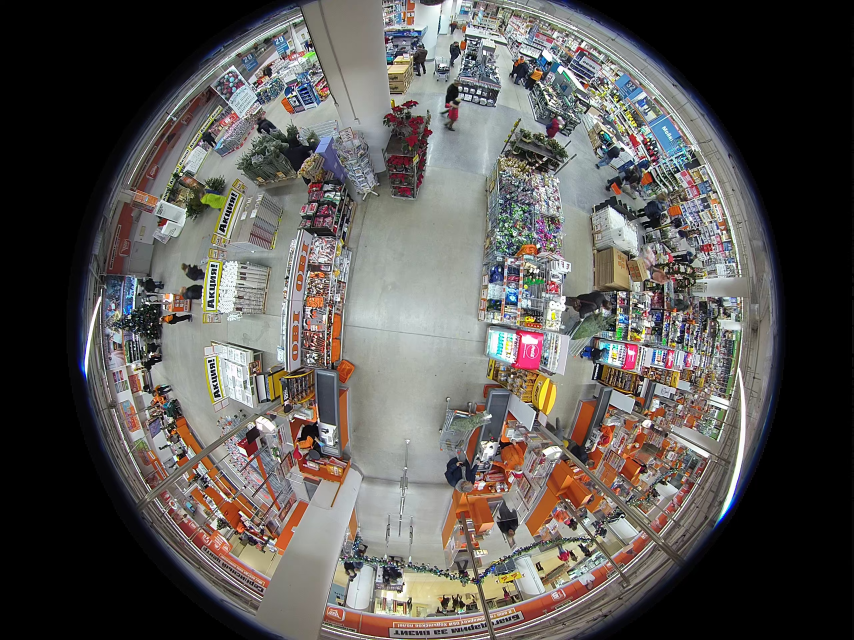
#> input picture images/camera_1.jpg, 2560 x 1920 px (shown at 1/3 size); its folder holds 2 pictures in this run
$ python main.py
#> lines starting #> are read from the running program, lines starting #| are printed output that depends on the picture; after the words box and inside, x2 and y2 are one past the last pixel; in counts of white or black regions, pixels touching at a corner belong together
#!/usr/bin/env python3
# -*- coding: utf-8 -*-
"""
Created on Tue Feb 22 14:28:43 2022

@author: vedenev
"""

import cv2
import numpy as np
import matplotlib.pyplot as plt

DEBUG_PLOT = True

IMAGES_DIR = 'images'

file_1 = IMAGES_DIR + '/' + 'camera_1.jpg'
file_2 = IMAGES_DIR + '/' + 'camera_2.jpg'

SHIFT_1_X = -300
SHIFT_1_Y = 0


DIM = (2560, 1920) # input video dimetions, (width, height)
K = np.array([[660.6883514485156, 0.0, 1294.1580197345322], [0.0, 661.8183036998079, 985.5144341662063], [0.0, 0.0, 1.0]]) # final camera marix constants (focus and shifts)
D = np.array([[-0.01393423897472937], [-0.009833220533829656], [0.006403434693351997], [-0.0018652582823445753]]) # camera distortion coefficients

h_celing = 5.3 # meight of the camera (= height of the celing) in meters

def meshgrid_maps_float32(shape_t):
    # return meshgrid maps in float32 format
    # input: shape_t=(height, widht) - shape request for meshgrid mapms
    # output: X_pixels_f32, Y_pixels_f32 - meshgrid maps
    x_pixels = np.arange(shape_t[1])
    y_pixels = np.arange(shape_t[0])
    X_pixels, Y_pixels = np.meshgrid(x_pixels, y_pixels)
    X_pixels_f32 = X_pixels.astype(np.float32)
    Y_pixels_f32 = Y_pixels.astype(np.float32)

    return X_pixels_f32, Y_pixels_f32

def imshow_rgb(image_bgr):
    image = cv2.cvtColor(image_bgr, cv2.COLOR_BGR2RGB)
    plt.imshow(image)


def get_mask_contour(point_1, point_2, height, width):
    mask = np.zeros((height, width), np.uint8)
    vector = point_1 - point_2
    vector = vector / np.sqrt(np.sum(vector**2))
    center = (point_1 + point_2) / 2
    vector = vector.flatten()
    center = center.flatten()
    x = np.arange(width).astype(np.float32)
    y = np.arange(height).astype(np.float32)
    X, Y = np.meshgrid(x, y)
    dX = X - center[0]
    dY = Y - center[1]
    prod = dX * vector[0] + dY * vector[1]
    condition = prod >= 0
    mask[condition] = 255

    contours, hierarchy = cv2.findContours(mask.copy(),  cv2.RETR_EXTERNAL, cv2.CHAIN_APPROX_SIMPLE)
    contour = contours[0]

    # reduce number of vertices to 4
    peri = cv2.arcLength(contour, True)
    vertices = cv2.approxPolyDP(contour, 0.05 * peri, True)
    vertices = vertices[:, 0, :]

    # [4 lines of commented-out code are left out]


    return vertices, mask

def plot_cotour(contour):
    contour_2 = np.concatenate((contour, contour[-1:,:]), axis=0)
    plt.plot(contour_2[:, 0], contour_2[:, 1], 'b.-')


def floor_to_fisheye(X_floor, Y_floor):

    global h_celing
    global D
    global K

    Z_floor = h_celing * np.ones_like(X_floor) # distance between camera and floow

    # X_floor, Y_floor, Z_floor - coodrinatis of floor plane relative to camera in meters

    X = X_floor
    Y = Y_floor
    Z = Z_floor


    a = X / Z
    b = Y / Z
    r = np.sqrt(a**2 + b**2)
    theta = np.arctan(r)
    theta_d = theta * (1.0 + D[0] * theta**2 + D[1] * theta**4 + D[2] * theta**6 + D[3] * theta**8)

    xs = theta_d * a / r
    ys = theta_d * b / r

    x = K[0,0]*xs + K[0,2]
    y = K[1,1]*ys + K[1,2]

    x[Z<0] = 0.0
    y[Z<0] = 0.0

    # to insure that it is float32 type:
    x = x.astype(np.float32)
    y = y.astype(np.float32)

    return x, y


def combine(image_1, image_2, mask_1):
    mask_1_f32 = mask_1.astype(np.float32) / 255.0
    mask_2_f32 = 1 - mask_1_f32
    image_1_f32 = image_1.astype(np.float32)
    image_2_f32 = image_2.astype(np.float32)
    combined_f32 = np.zeros_like(image_1_f32)
    combined_f32[:, :, 0] = mask_1_f32 * image_1_f32[:, :, 0] + mask_2_f32 * image_2_f32[:, :, 0]
    combined_f32[:, :, 1] = mask_1_f32 * image_1_f32[:, :, 1] + mask_2_f32 * image_2_f32[:, :, 1]
    combined_f32[:, :, 2] = mask_1_f32 * image_1_f32[:, :, 2] + mask_2_f32 * image_2_f32[:, :, 2]
    combined = combined_f32.astype(np.uint8)
    return combined


# here: central part of the video will be rectified
# resolution of the output video
h = 1500 # height
w = 1500 # widht
# h == w

field_size = 50.0 # central fild size, in meters, field_size x field_size

#angle_rotation_degrees = 40.0 # rotate view in horizontal plane at this angle, in degrees
#angle_rotation = np.pi * angle_rotation_degrees / 180.0

X_floor_1_0, Y_floor_1_0 = meshgrid_maps_float32((h, w))
# nirmalize and shift to center:
X_floor_1 = field_size * (X_floor_1_0 - X_floor_1_0[h//2, w //2] + SHIFT_1_X) / h
Y_floor_1 = field_size * (Y_floor_1_0 - Y_floor_1_0[h//2, w //2] + SHIFT_1_Y) / h

x1, y1 = floor_to_fisheye(X_floor_1, Y_floor_1)


X_floor_2_0, Y_floor_2_0 = meshgrid_maps_float32((h, w))

# rotate at 90 gerees:
X_floor_2_1 = -(Y_floor_2_0 - Y_floor_2_0[h//2, w //2]) + X_floor_2_0[h//2, w //2]
Y_floor_2_1 = (X_floor_2_0 - X_floor_2_0[h//2, w //2]) + Y_floor_2_0[h//2, w //2]

X_floor_2 = field_size * (X_floor_2_1 - X_floor_2_0[h//2, w //2]) / h
Y_floor_2 = field_size * (Y_floor_2_1 - Y_floor_2_0[h//2, w //2]) / h

x2, y2 = floor_to_fisheye(X_floor_2, Y_floor_2)


points_1 = np.asarray([[419.5, 724.4],
                       [351.5, 424.5],
                       [533.1, 665.5],
                       [367.1, 913.6]], np.float32)

points_1[:, 0] -= SHIFT_1_X
points_1[:, 1] -= SHIFT_1_Y

points_2 = np.asarray([[893.4, 754.4],
                       [967.7, 556.1],
                       [1007.7, 755.7],
                       [734.0, 887.9]], np.float32)


frame_1 = cv2.imread(file_1)
#> frame_1 is the input picture: shape (1920, 2560, 3); mean B, G, R 85.1, 88.2, 91.7
frame_1_unroled = cv2.remap(frame_1, x1, y1, cv2.INTER_CUBIC)
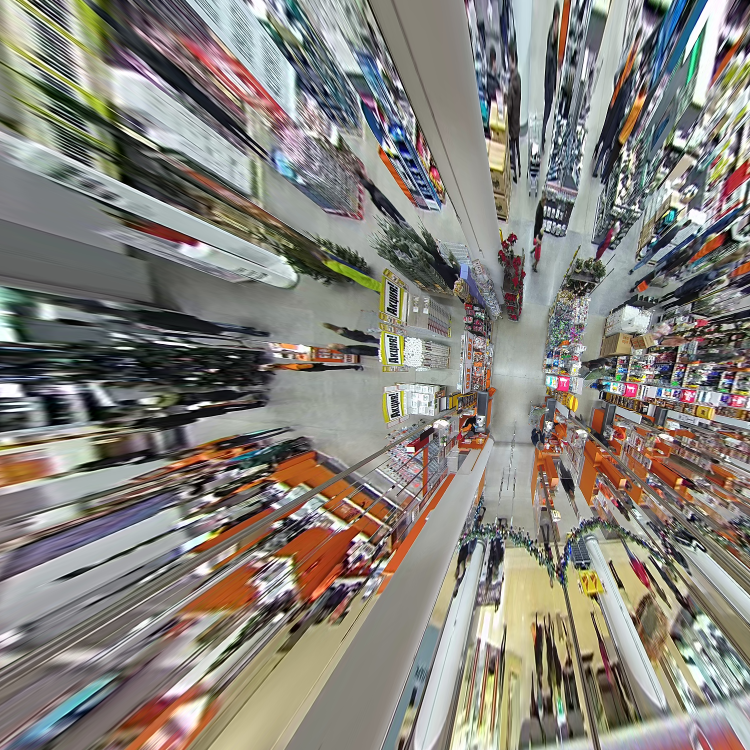
#> frame_1_unroled: shape (1500, 1500, 3) (shown at 1/2 size); mean B, G, R 123.1, 130.2, 134.1


frame_2 = cv2.imread(file_2)
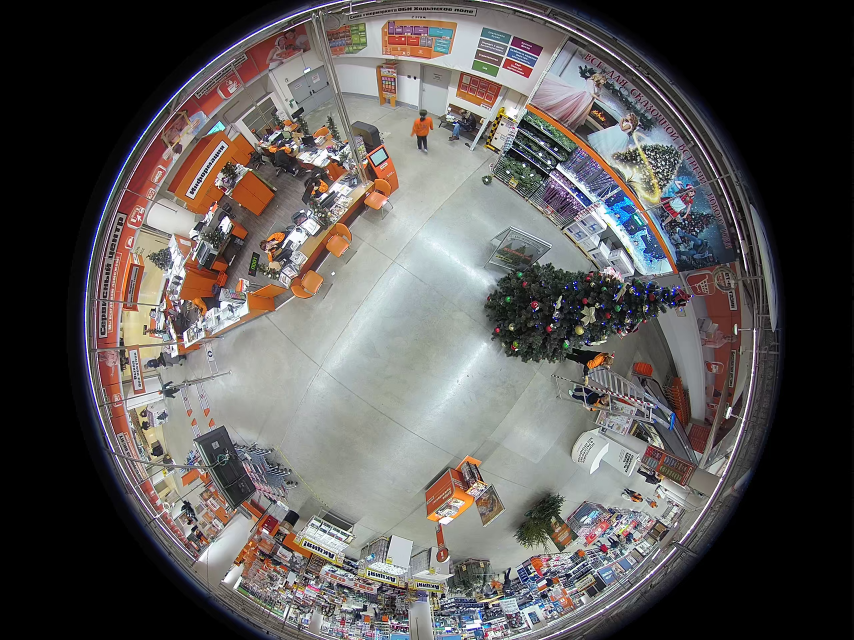
#> input picture images/camera_2.jpg, 2560 x 1920 px (shown at 1/3 size)
#> frame_2 is the input picture: shape (1920, 2560, 3); mean B, G, R 86.7, 88, 91.6
frame_2_unroled = cv2.remap(frame_2, x2, y2, cv2.INTER_CUBIC)
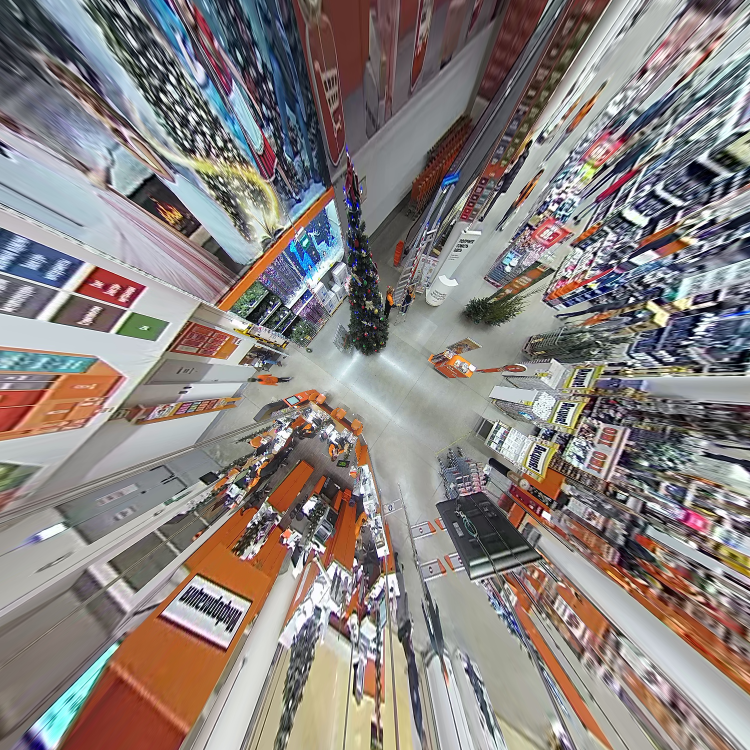
#> frame_2_unroled: shape (1500, 1500, 3) (shown at 1/2 size); mean B, G, R 127.9, 130.5, 138.3


H = cv2.getPerspectiveTransform(points_2, points_1)
H_invereted = cv2.getPerspectiveTransform(points_1, points_2)

center_2_orig_x = w / 2
center_2_orig_y = h / 2

center_2_orig_uniform = np.asarray([[center_2_orig_x],
                                    [center_2_orig_y],
                                    [1]])
center_2_orig = np.asarray([[center_2_orig_x],
                            [center_2_orig_y]])

center_2_uniform = np.matmul(H, center_2_orig_uniform)
center_2 = center_2_uniform[0:2] / center_2_uniform[2]

center_1_orig_x = w / 2
center_1_orig_y = h / 2

center_1_orig_x -= SHIFT_1_X
center_1_orig_y -= SHIFT_1_Y


center_1_orig = np.asarray([[center_1_orig_x],
                            [center_1_orig_y]])
center_1_orig_uniform = np.asarray([[center_1_orig_x],
                                    [center_1_orig_y],
                                    [1]])

center_1_uniform = np.matmul(H_invereted, center_1_orig_uniform)
center_1 = center_1_uniform[0:2] / center_1_uniform[2]


mask_contour_1, mask_1 = get_mask_contour(center_1_orig, center_2, h, w)
mask_contour_2, _ = get_mask_contour(center_2_orig, center_1, h, w)


X_floor_2_rotated_0, Y_floor_2_rotated_0 = meshgrid_maps_float32((h, w))


denumerator = H_invereted[2, 0] * X_floor_2_rotated_0 + H_invereted[2, 1] * Y_floor_2_rotated_0 + H_invereted[2, 2]
X_floor_2_rotated_1 = (H_invereted[0, 0] * X_floor_2_rotated_0 + H_invereted[0, 1] * Y_floor_2_rotated_0 + H_invereted[0, 2]) / denumerator
Y_floor_2_rotated_1 = (H_invereted[1, 0] * X_floor_2_rotated_0 + H_invereted[1, 1] * Y_floor_2_rotated_0 + H_invereted[1, 2]) / denumerator

# rotate at 90 gerees:
X_floor_2_rotated_2 = -(Y_floor_2_rotated_1 - Y_floor_2_rotated_0[h//2, w //2]) + X_floor_2_rotated_0[h//2, w //2]
Y_floor_2_rotated_2 = (X_floor_2_rotated_1 - X_floor_2_rotated_0[h//2, w //2]) + Y_floor_2_rotated_0[h//2, w //2]


# normalize and shift to center:
X_floor_2_rotated = field_size * (X_floor_2_rotated_2 - X_floor_2_rotated_0[h//2, w //2]) / h
Y_floor_2_rotated = field_size * (Y_floor_2_rotated_2 - Y_floor_2_rotated_0[h//2, w //2]) / h

x2_rotated, y2_rotated = floor_to_fisheye(X_floor_2_rotated, Y_floor_2_rotated)


frame_2_unroled_rotated = cv2.remap(frame_2, x2_rotated, y2_rotated, cv2.INTER_CUBIC)
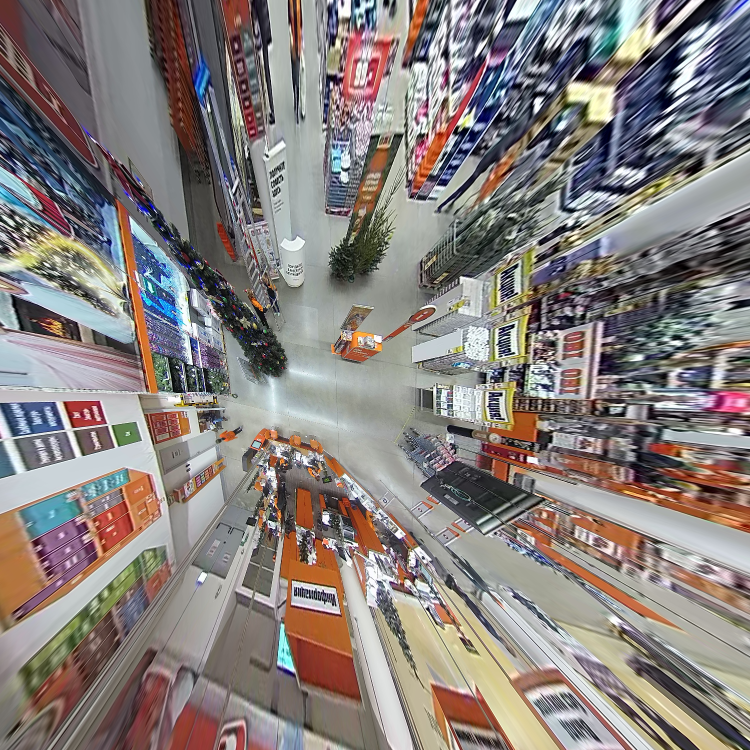
#> frame_2_unroled_rotated: shape (1500, 1500, 3) (shown at 1/2 size); mean B, G, R 124.9, 127.7, 135.3


combined = combine(frame_1_unroled, frame_2_unroled_rotated, mask_1)
#> in combine, `mask_1_f32 = mask_1.astype(np.float32) / 255.0`:
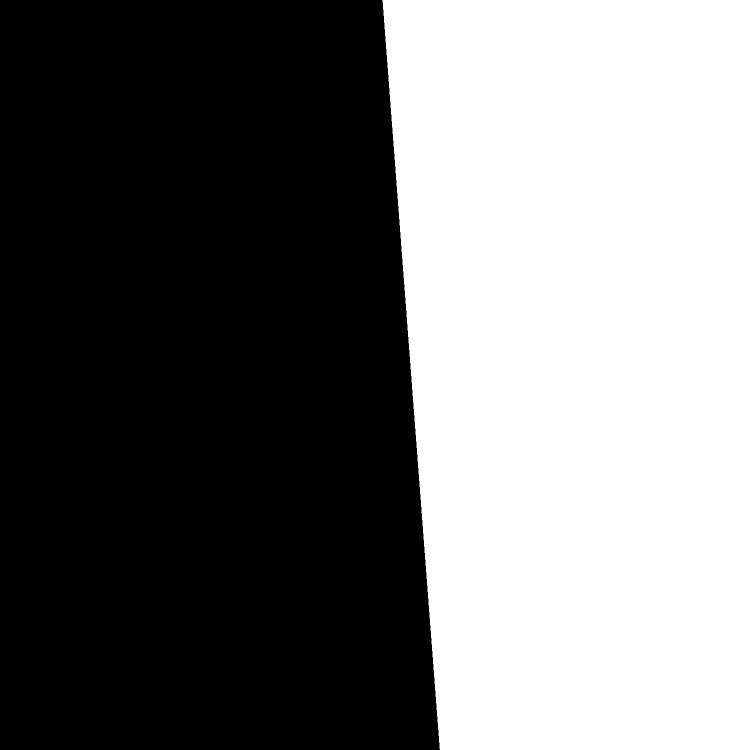
#> mask_1_f32: shape (1500, 1500) float32 (shown at 1/2 size); values 0 (black) and 1 (white), 45.2% white; 1 white region, box (x1, y1, x2, y2) and area: (765, 0, 1500, 1500) 1016521
#> in combine, `combined_f32[:, :, 2] = mask_1_f32 * image_1_f32[:, :, 2] + mask_2_f32..`:
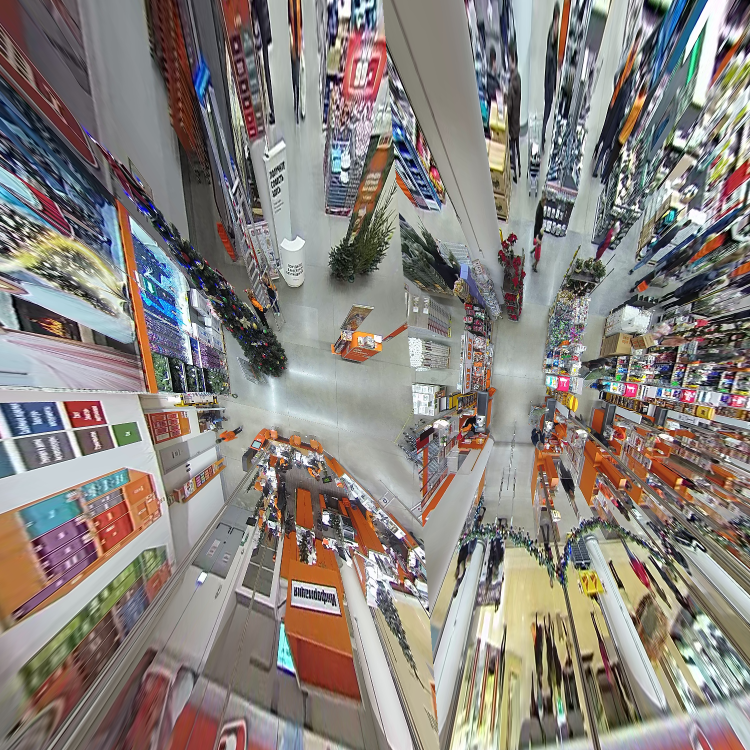
#> combined_f32: shape (1500, 1500, 3) float32 (shown at 1/2 size); mean B, G, R 125.7, 130.8, 137.2

cv2.imwrite('combined.png', combined)

if DEBUG_PLOT:

    plt.close('all')

    plt.subplot(2, 2, 1)
    imshow_rgb(frame_1_unroled)
    plt.plot(points_1[:, 0], points_1[:, 1], 'g.-')
    plt.plot(center_2[0], center_2[1], 'mx')
    plt.plot(center_1_orig_x, center_1_orig_y, 'cx')
    plot_cotour(mask_contour_1)
    plt.title('camera 1')

    plt.subplot(2, 2, 2)
    imshow_rgb(frame_2_unroled)
    plt.plot(points_2[:, 0], points_2[:, 1], 'g.-')
    plt.plot(center_2_orig_x, center_2_orig_y, 'mx')
    plt.plot(center_1[0], center_1[1], 'cx')
    plot_cotour(mask_contour_2)
    plt.title('camera 2')


    plt.subplot(2, 2, 3)
    imshow_rgb(frame_2_unroled_rotated)
    plt.title('camera 2 in coordinates of camera 1')

    plt.subplot(2, 2, 4)
    imshow_rgb(combined)
    plt.title('combined')


    plt.show()
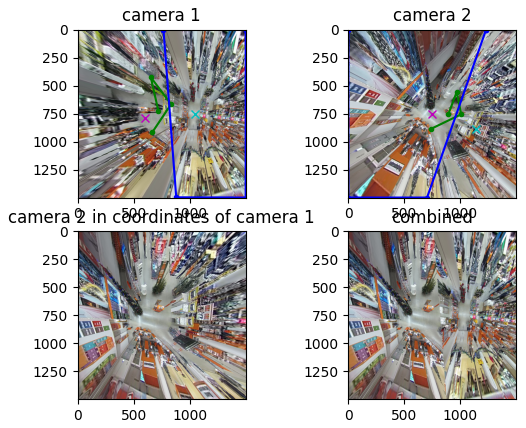
#> figure drawn by matplotlib, 4 panels
